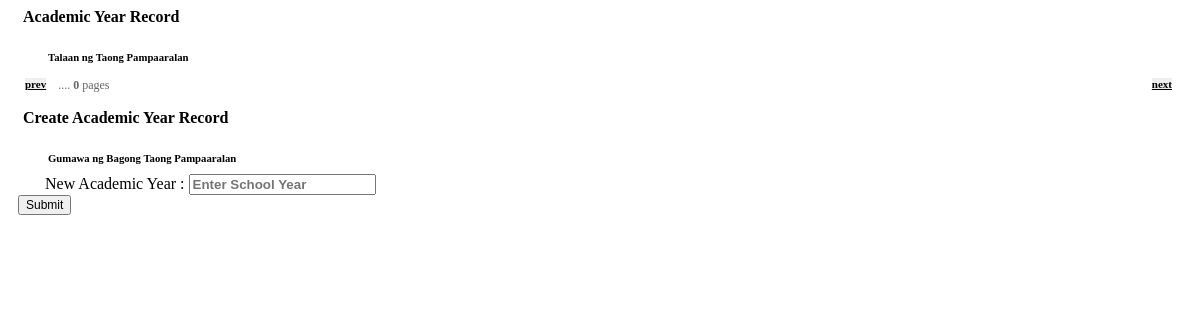
The app's page /pub/academic_year_settings.php, older data.
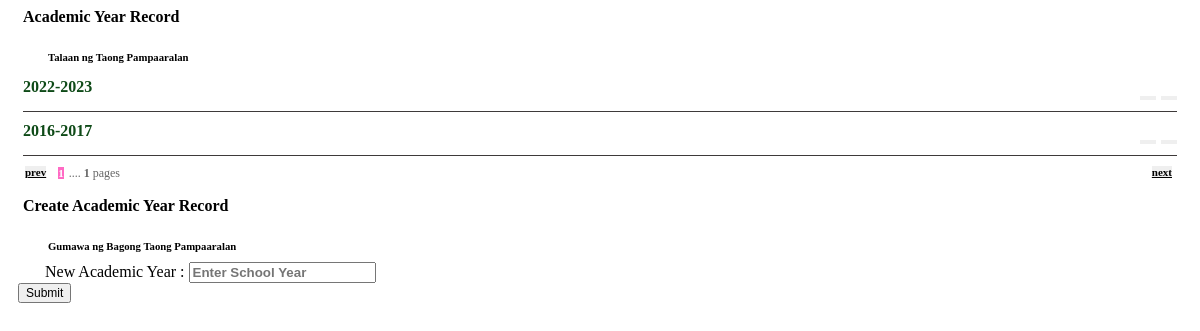
The same page, newer data.
### tables this page shows
CREATE TABLE `ft2_active_year` (
  `syr` varchar(15) DEFAULT NULL,
  `stat` varchar(1) DEFAULT 'N'
);

### pub/academic_year_settings.php (the view, shortened to what this page needs)
<?php
include ('connection.php');
?>
<div class="content-inner-all">
    <div class="income-order-visit-user-area m-bottom ">
        <div class="container-fluid">
            <div class="row rowflx" style="margin-bottom: 50px;">
<div class="col-lg-6 col-xs-12 my-acct-box mg-tb-31">
	<div class="card">
		  <div class="card-block card-top login-fm my-acct-title">
			 <h4 class="text-white card-title" style="margin-bottom: 0px;">
			 <span class="fa fa-calendar" style="margin-right: 15px; font-size: 2em;"></span>Academic Year Record</h4>
			 <h6 class="card-subtitle text-white m-b-0 op-5" style="padding-left: 40px; margin-bottom: 0px;">Talaan ng Taong Pampaaralan</h6>
		  </div>
		<div class="card-block box" style="padding: 10px 15px;">
	<div style="background: #FFF;">
<div class="list-group" style="margin-bottom: 5px;">
<?php
$rowsPerPageRV = 10;
$currentPageRV = ((isset($_GET['ppageRV']) && $_GET['ppageRV'] > 0) ? (int)$_GET['ppageRV'] : 1);
$offsetRV = ($currentPageRV-1)*$rowsPerPageRV;
$cp=$currentPageRV;
$dsql = mysqli_query($con,"SELECT * from ft2_active_year ORDER BY syr DESC LIMIT $offsetRV, $rowsPerPageRV");
  while($r = mysqli_fetch_assoc($dsql))
   {
    ?>
<div class="dvhvr" style="padding: 5px 0px; margin: 0px;">
<div class="col-xs-12 col-md-7" style="padding-bottom: 0px;">
 <span style="color: #0E4A17; padding: 4px 10px 4px 0px; font-size: 16px; font-weight: 700;"><?=$r['syr'];?></span>
 </div>
<div class="col-xs-12 col-md-5 user-img" style="font-size: 11px; color: #042601; float: right; margin-bottom:10px;">
<a href="academicyearcontroller?prc=D&id=<?=$r['id'];?>" onclick="return confirm('Delete this Record?')">
<button class="btn btn-danger btn-sm glyphicon glyphicon-trash" title="Delete Forum Record" style="float: right;font-size: 18px; padding: 0px 6px;"></button></a>
<?php if($r['stat']=='N')  { ?>
<a href="academicyearcontroller?prc=A&id=<?=$r['id'];?>&set=Y" onclick="return confirm('Activate Academic Year?')">
<button class="btn btn-info btn-sm glyphicon glyphicon-ok" title="Activate Academic Year" style="float: right; margin-right: 5px; font-size: 18px; padding: 0px 6px;"></button></a>
<?php } ?>
<?php if($r['stat']=='Y')  { ?>
<a href="academicyearcontroller?prc=A&id=<?=$r['id'];?>&set=N" onclick="return confirm('De-Activate Academic Year?')">
<button class="btn btn-success btn-sm glyphicon glyphicon-remove" title="De-Activate Academic Year" style="float: right; margin-right: 5px; font-size: 18px; padding: 0px 6px;"></button></a>
<?php } ?>
</div>
 <div class="clearfix" style="border-bottom:1px #3E3A3A solid; margin-top: 15px;"></div>
</div>
 <?php } ?></div>
<div style="float: left; width: 100%; margin-bottom: 10px;">
	        <div style="float: left; margin-right: 10px;"><a class="btn btn-default btn-sm" style="margin-left:2px; font-weight:bold; color:#000; font-size:11px; background:#EFEFEF;" href="?page=academic_year_settings&ppageRV=<?=($currentPageRV-1)?>"> prev </a></div>
	        <div style="width:60%; float:left; font-size:11px;">
	          <?php
$sql = mysqli_query($con,"SELECT COUNT(*) AS crt FROM ft2_active_year ORDER BY syr DESC LIMIT $rowsPerPageRV");
$row = mysqli_fetch_assoc($sql);
$totalPagesRV = ceil($row['crt'] / $rowsPerPageRV);
if($totalPagesRV < $rowsPerPageRV) { $d=$totalPagesRV; }
else { $d=$currentPageRV + $rowsPerPageRV; }
if($d > $totalPagesRV) { $d=$totalPagesRV; }
else { $d=$totalPagesRV; }
for ($x=1;$x<=$d;$x++)
{  if ($cp==$x)
   {
     echo '<a class="btn btn-default btn-sm" style="background:#FF6AC4; margin-left:2px; font-size:11px; color:#FFF;"><strong>'.$x.'</strong></a>';
   }
  else
   {
     echo '<a class="btn btn-default btn-sm" style="background:#FF976A; margin-left:2px; color:#fff; font-size:11px;" href="?page=academic_year_settings&ppageRV='.$x.'"><strong>'.$x.'</strong></a>';    }
}
 echo '<span style="margin-left:2px; color:#666; font-size:12px;"> .... <strong>'. $totalPagesRV .'</strong> pages</span>';
?>
            </div>
	        <div style="float: right; margin-right: 5px;"><a class="btn btn-default btn-sm" style="font-size:11px; margin-left:2px; font-weight:bold; color:#000; background:#EFEFEF;" href="?page=academic_year_settings&ppageRV=<?=($currentPageRV+1);?>"> next </a></div>
          </div>
                            </div>
</div>
	</div>
</div>
<div class="col-lg-6 col-xs-12 my-acct-box mg-tb-31" style="padding-bottom: 15px;">
	<div class="card">
		  <div class="card-block card-top login-fm my-acct-title">
			 <h4 class="text-white card-title" style="margin-bottom: 0px;">
			 <span class="fa fa-save" style="margin-right: 15px; font-size: 2em;"></span>Create Academic Year Record</h4>
			 <h6 class="card-subtitle text-white m-b-0 op-5" style="padding-left: 40px; margin-bottom: 0px;">Gumawa ng Bagong Taong Pampaaralan</h6>
		  </div>
		<div class="card-block box" style="padding: 10px;">
	<div style="background: #FFF;">
<form action="academicyearcontroller?prc=S" method="post" class="form-horizontal" id="frmcsyr" name="frmcsyr" style="margin:0px; padding:0px 12px;" role="form">
                      <div class="form-group" style="padding: 0px 15px;">
                        <label for="username">New Academic Year :</label>
                        <input name="nsyr" type="text" class="form-control" id="nsyr" maxlength="11" placeholder="Enter School Year"  required>
                      </div>
</form>
<div class="modal-footer" >
<button type="submit" class="btn btn-success" id="submit" name="submit" style="font-size: 12px;" form="frmcsyr"/>Submit</button>
</div>
</div>
</div>
	</div>
</div>
            </div>
        </div>
    </div>
</div>

### pub/academic_year_settings.php (style rules this page uses)
.form-control { color: #0B0237; font-weight: 600; }

Row changes from the older to the newer data that the page shows:
added ft2_active_year: syr "2022-2023"
added ft2_active_year: syr "2016-2017"
Text that changed along with them:
$totalPagesRV: "0" → "1"
new list line: "1"
